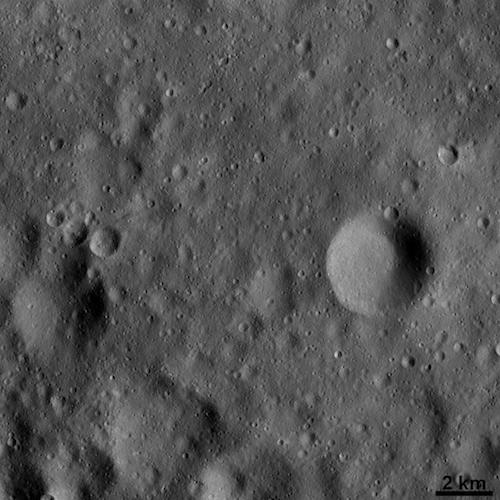
#> input picture images/PIA15351.jpg, 500 x 500 px
$ python craters.py
#> lines starting #> are read from the running program, lines starting #| are printed output that depends on the picture
"""Problem Set 2: Edges and Lines."""

import numpy as np
import cv2

import os
from math import pi
import time

input_dir = "input"  # read images from os.path.join(input_dir, <filename>)
output_dir = "output"  # write images to os.path.join(output_dir, <filename>)


# [180 lines left out: functions hough_lines_acc, hough_peaks, hough_lines_draw, normalize_accumulator, highlight_peaks, not called in this run]


def hough_circles_acc(img_edges, radius, theta_res=pi/45, normalize=True):
    """

    :param img_edges: Monochrome edge image array to detect circles from
    :param radius: radius of circle to detect
    :param normalize: normalizes the accumulator array if set to True which is default
    :return:
        H: Hough accumulator array which will be an monochrome array of the same size as the img array.
        H is normalized to map values from 0 to 255 in a dtype uint8 array if normalize is set to True
    """

    # Initialize zero array with the same size as img
    H = np.zeros(img_edges.shape, dtype='uint16')

    img_rows = img_edges.shape[0]
    img_cols = img_edges.shape[1]

    for i in range(img_rows):
        for j in range(img_cols):
            if img_edges[i, j] > 0:
                theta = 0
                draw_points = int((2 * pi)/theta_res)
                for t in range(0, draw_points):
                    a = int(round(j - radius * np.cos(theta)))
                    b = int(round(i - radius * np.sin(theta)))

                    #print('(a, b) is (' + str(a) + ', ' + str(b) + ')')

                    # Check for out of range indices
                    if a < img_cols and b < img_rows:
                        H[b, a] += 1

                    theta += theta_res

    if normalize:
        H = normalize_accumulator(H)

    return H


# [81 lines left out: functions hough_centers, remove_close_overlapping_circles, not called in this run]


def euclidean_distance(point1, point2):
    distance = np.sqrt((point1[0] - point2[0])**2 + (point1[1] - point2[1])**2)
    return distance


# [14 lines left out: function hough_circles_draw_single_r, not called in this run]


def find_circles(img_edges, min_max_radius, resolution=pi/45 ,Q=10, threshold=50):
    """

    :param img_edges: Monochrome edge image
    :param min_max_radius: tuple of minimum and maximum radius sizes to look for as (min, max)
    :return:
    """
    min_radius = min_max_radius[0]
    max_radius = min_max_radius[1]

    radius_range = max_radius - min_radius

    rows = img_edges.shape[0]
    columns = img_edges.shape[1]
    height = radius_range + 1

    # Create 3-D array of Hough accumulators with height representing the number of radius to check
    H = np.zeros((height, rows, columns))

    for k in range(height):
        H[k] = hough_circles_acc(img_edges, min_radius + k, theta_res=resolution, normalize=False)
        #print("Finished hough_circles_acc for radius " + str(min_radius + k))

    centers = []
    for i in range(height):
        centers_i = hough_centers(H[i], Q, min_radius + i, threshold=threshold)
        if len(centers_i) > 0:
            for j in range(len(centers_i)):
                centers.append(centers_i[j])

    # Create list of radii to return
    radii = []
    for i in range(min_radius, max_radius + 1):
        radii.append(i)

    return centers, radii


# [98 lines left out: functions hough_centers_draw_multi_r, get_parallel_lines, remove_duplicates_peaks, add_warped_circles, not called in this run]


def main():
    start = time.time()
    # Crater detection
    ast = cv2.imread('images/PIA15351.jpg', 0)
#> ast is the input picture: shape (500, 500); min 0, max 218, mean 84.6
    ast_blurred = cv2.GaussianBlur(ast, (7, 7), 1)
    # cv2.imwrite('images/ast_gaussian_blur.png', ast_blurred)
    ast_blurred = cv2.medianBlur(ast, 7)
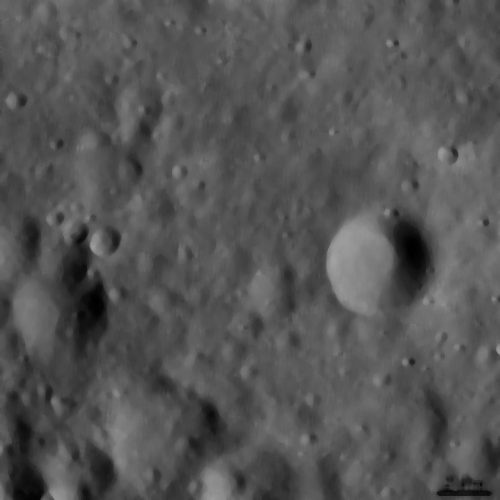
#> ast_blurred: shape (500, 500); min 0, max 162, mean 84.7
    # cv2.imwrite('images/ast_median_blur.png', ast_blurred)

    ast_blurred_edge = cv2.Canny(ast_blurred, 50, 100)
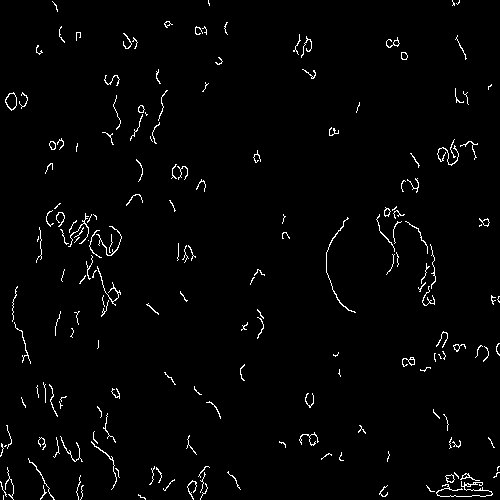
#> ast_blurred_edge: shape (500, 500); 2% white in thin lines or dots
    # cv2.imwrite('images/ast_edge.png', ast_blurred_edge)
    centers, radii = find_circles(ast_blurred_edge, (5, 100), resolution=pi/24, Q=10, threshold=16)
    centers = remove_close_overlapping_circles(centers, max_distance=20)

    img_out = cv2.cvtColor(ast, cv2.COLOR_GRAY2BGR)
    hough_centers_draw_multi_r(img_out, centers)
    cv2.imwrite('images/ast_craters.png', img_out)
    #
    # circles = cv2.HoughCircles(ast, cv2.HOUGH_GRADIENT, 1, 20,
    #                            param1=50, param2=30, minRadius=0, maxRadius=0)
    #
    # circles = np.uint16(np.around(circles))
    # for i in circles[0, :]:
    #     # draw the outer circle
    #     cv2.circle(ast, (i[0], i[1]), i[2], (0, 255, 0), 2)
    #     # draw the center of the circle
    #     cv2.circle(ast, (i[0], i[1]), 2, (0, 0, 255), 3)
    #
    # cv2.imwrite('images/test_circles.png', ast)
    end = time.time()
    run_time = end - start
    print('Run time is ' + str(run_time) + ' seconds')

if __name__ == "__main__":
#> (the run stopped early here; a loop or call above may not have finished)
